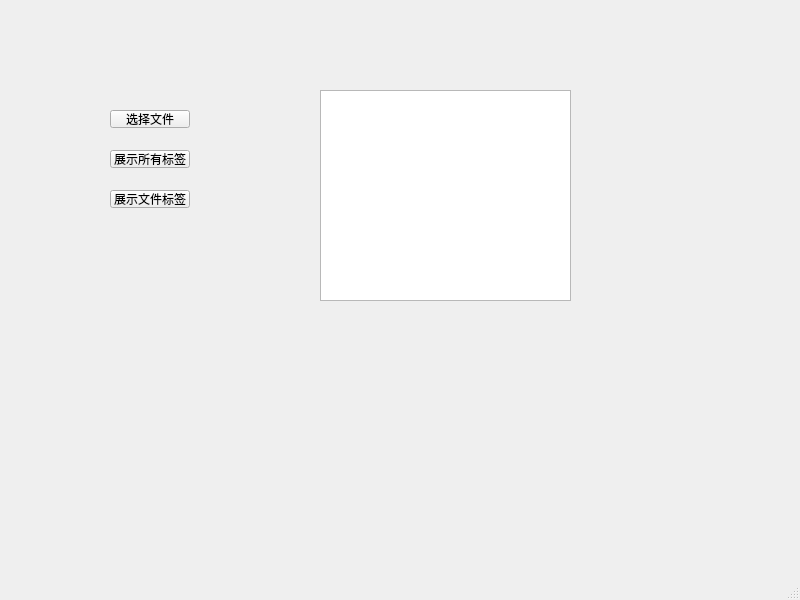
<?xml version="1.0" encoding="UTF-8"?>
<ui version="4.0">
 <class>MainWindow</class>
 <widget class="QMainWindow" name="MainWindow">
  <property name="geometry">
   <rect>
    <x>0</x>
    <y>0</y>
    <width>800</width>
    <height>600</height>
   </rect>
  </property>
  <property name="windowTitle">
   <string>MainWindow</string>
  </property>
  <widget class="QWidget" name="centralwidget">
   <widget class="QPushButton" name="pushButton">
    <property name="geometry">
     <rect>
      <x>110</x>
      <y>110</y>
      <width>80</width>
      <height>18</height>
     </rect>
    </property>
    <property name="text">
     <string>选择文件</string>
    </property>
   </widget>
   <widget class="QPlainTextEdit" name="plainTextEdit">
    <property name="geometry">
     <rect>
      <x>320</x>
      <y>90</y>
      <width>251</width>
      <height>211</height>
     </rect>
    </property>
   </widget>
   <widget class="QPushButton" name="pushButton_2">
    <property name="geometry">
     <rect>
      <x>110</x>
      <y>150</y>
      <width>80</width>
      <height>18</height>
     </rect>
    </property>
    <property name="text">
     <string>展示所有标签</string>
    </property>
   </widget>
   <widget class="QPushButton" name="pushButton_3">
    <property name="geometry">
     <rect>
      <x>110</x>
      <y>190</y>
      <width>80</width>
      <height>18</height>
     </rect>
    </property>
    <property name="text">
     <string>展示文件标签</string>
    </property>
   </widget>
  </widget>
  <widget class="QMenuBar" name="menubar">
   <property name="geometry">
    <rect>
     <x>0</x>
     <y>0</y>
     <width>800</width>
     <height>17</height>
    </rect>
   </property>
  </widget>
  <widget class="QStatusBar" name="statusbar"/>
 </widget>
 <resources/>
 <connections/>
</ui>
